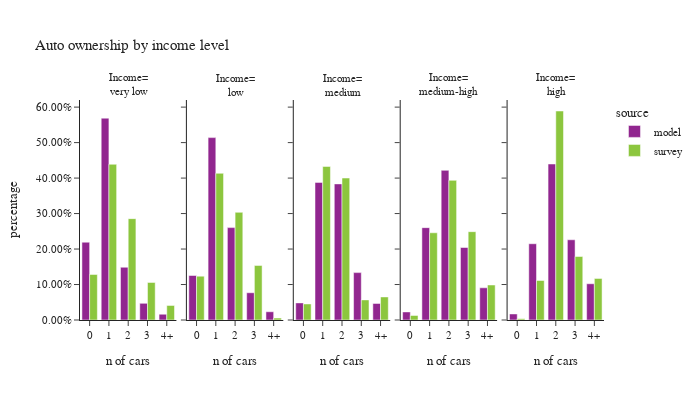

Notebook code cell kept with this figure:
### Code cell
plot_auto(hh,'hhincome_group','income level', 'Income')

### Figure 1 — Plotly figure (JSON) as saved in the notebook; plotly's stock layout.template omitted (floating-point values rounded to 4 significant figures)
{"data": [{"alignmentgroup": "True", "hovertemplate": "source=model<br>hhincome_group=very low<br>auto_ownership_simple=%{x}<br>percentage=%{y}<extra></extra>", "legendgroup": "model", "marker": {"color": "#91268F", "pattern": {"shape": ""}}, "name": "model", "offsetgroup": "model", "orientation": "v", "showlegend": true, "textposition": "auto", "type": "bar", "x": ["0", "1", "2", "3", "4+"], "xaxis": "x", "y": [0.2193, 0.5689, 0.1487, 0.04687, 0.01627], "yaxis": "y"}, {"alignmentgroup": "True", "hovertemplate": "source=model<br>hhincome_group=low<br>auto_ownership_simple=%{x}<br>percentage=%{y}<extra></extra>", "legendgroup": "model", "marker": {"color": "#91268F", "pattern": {"shape": ""}}, "name": "model", "offsetgroup": "model", "orientation": "v", "showlegend": false, "textposition": "auto", "type": "bar", "x": ["0", "1", "2", "3", "4+"], "xaxis": "x2", "y": [0.1254, 0.5141, 0.2604, 0.07684, 0.02328], "yaxis": "y2"}, {"alignmentgroup": "True", "hovertemplate": "source=model<br>hhincome_group=medium<br>auto_ownership_simple=%{x}<br>percentage=%{y}<extra></extra>", "legendgroup": "model", "marker": {"color": "#91268F", "pattern": {"shape": ""}}, "name": "model", "offsetgroup": "model", "orientation": "v", "showlegend": false, "textposition": "auto", "type": "bar", "x": ["0", "1", "2", "3", "4+"], "xaxis": "x3", "y": [0.04825, 0.3879, 0.3836, 0.1335, 0.04671], "yaxis": "y3"}, {"alignmentgroup": "True", "hovertemplate": "source=model<br>hhincome_group=medium-high<br>auto_ownership_simple=%{x}<br>percentage=%{y}<extra></extra>", "legendgroup": "model", "marker": {"color": "#91268F", "pattern": {"shape": ""}}, "name": "model", "offsetgroup": "model", "orientation": "v", "showlegend": false, "textposition": "auto", "type": "bar", "x": ["0", "1", "2", "3", "4+"], "xaxis": "x4", "y": [0.02281, 0.2603, 0.4218, 0.2043, 0.09072], "yaxis": "y4"}, {"alignmentgroup": "True", "hovertemplate": "source=model<br>hhincome_group=high<br>auto_ownership_simple=%{x}<br>percentage=%{y}<extra></extra>", "legendgroup": "model", "marker": {"color": "#91268F", "pattern": {"shape": ""}}, "name": "model", "offsetgroup": "model", "orientation": "v", "showlegend": false, "textposition": "auto", "type": "bar", "x": ["0", "1", "2", "3", "4+"], "xaxis": "x5", "y": [0.01706, 0.2149, 0.4397, 0.2261, 0.1022], "yaxis": "y5"}, {"alignmentgroup": "True", "hovertemplate": "source=survey<br>hhincome_group=very low<br>auto_ownership_simple=%{x}<br>percentage=%{y}<extra></extra>", "legendgroup": "survey", "marker": {"color": "#8CC63E", "pattern": {"shape": ""}}, "name": "survey", "offsetgroup": "survey", "orientation": "v", "showlegend": true, "textposition": "auto", "type": "bar", "x": ["0", "1", "2", "3", "4+"], "xaxis": "x", "y": [0.1283, 0.4389, 0.2857, 0.1059, 0.04113], "yaxis": "y"}, {"alignmentgroup": "True", "hovertemplate": "source=survey<br>hhincome_group=low<br>auto_ownership_simple=%{x}<br>percentage=%{y}<extra></extra>", "legendgroup": "survey", "marker": {"color": "#8CC63E", "pattern": {"shape": ""}}, "name": "survey", "offsetgroup": "survey", "orientation": "v", "showlegend": false, "textposition": "auto", "type": "bar", "x": ["0", "1", "2", "3", "4+"], "xaxis": "x2", "y": [0.1237, 0.4135, 0.3035, 0.1538, 0.005522], "yaxis": "y2"}, {"alignmentgroup": "True", "hovertemplate": "source=survey<br>hhincome_group=medium<br>auto_ownership_simple=%{x}<br>percentage=%{y}<extra></extra>", "legendgroup": "survey", "marker": {"color": "#8CC63E", "pattern": {"shape": ""}}, "name": "survey", "offsetgroup": "survey", "orientation": "v", "showlegend": false, "textposition": "auto", "type": "bar", "x": ["0", "1", "2", "3", "4+"], "xaxis": "x3", "y": [0.04527, 0.4328, 0.4001, 0.05672, 0.06508], "yaxis": "y3"}, {"alignmentgroup": "True", "hovertemplate": "source=survey<br>hhincome_group=medium-high<br>auto_ownership_simple=%{x}<br>percentage=%{y}<extra></extra>", "legendgroup": "survey", "marker": {"color": "#8CC63E", "pattern": {"shape": ""}}, "name": "survey", "offsetgroup": "survey", "orientation": "v", "showlegend": false, "textposition": "auto", "type": "bar", "x": ["0", "1", "2", "3", "4+"], "xaxis": "x4", "y": [0.01285, 0.2458, 0.3937, 0.249, 0.09868], "yaxis": "y4"}, {"alignmentgroup": "True", "hovertemplate": "source=survey<br>hhincome_group=high<br>auto_ownership_simple=%{x}<br>percentage=%{y}<extra></extra>", "legendgroup": "survey", "marker": {"color": "#8CC63E", "pattern": {"shape": ""}}, "name": "survey", "offsetgroup": "survey", "orientation": "v", "showlegend": false, "textposition": "auto", "type": "bar", "x": ["0", "1", "2", "3", "4+"], "xaxis": "x5", "y": [0.003304, 0.1114, 0.5891, 0.179, 0.1172], "yaxis": "y5"}], "layout": {"annotations": [{"font": {}, "showarrow": false, "text": "Income=<br>very low", "x": 0.092, "xanchor": "center", "xref": "paper", "y": 1.0, "yanchor": "bottom", "yref": "paper"}, {"font": {}, "showarrow": false, "text": "Income=<br>low", "x": 0.296, "xanchor": "center", "xref": "paper", "y": 1.0, "yanchor": "bottom", "yref": "paper"}, {"font": {}, "showarrow": false, "text": "Income=<br>medium", "x": 0.5, "xanchor": "center", "xref": "paper", "y": 1.0, "yanchor": "bottom", "yref": "paper"}, {"font": {}, "showarrow": false, "text": "Income=<br>medium-high", "x": 0.704, "xanchor": "center", "xref": "paper", "y": 1.0, "yanchor": "bottom", "yref": "paper"}, {"font": {}, "showarrow": false, "text": "Income=<br>high", "x": 0.908, "xanchor": "center", "xref": "paper", "y": 1.0, "yanchor": "bottom", "yref": "paper"}], "barmode": "group", "font": {"size": 11}, "height": 400, "legend": {"title": {"text": "source"}, "tracegroupgap": 0}, "title": {"text": "Auto ownership by income level"}, "width": 700, "xaxis": {"anchor": "y", "domain": [0.0, 0.184], "title": {"text": "n of cars"}}, "xaxis2": {"anchor": "y2", "domain": [0.204, 0.388], "matches": "x", "title": {"text": "n of cars"}}, "xaxis3": {"anchor": "y3", "domain": [0.408, 0.592], "matches": "x", "title": {"text": "n of cars"}}, "xaxis4": {"anchor": "y4", "domain": [0.612, 0.796], "matches": "x", "title": {"text": "n of cars"}}, "xaxis5": {"anchor": "y5", "domain": [0.816, 1.0], "matches": "x", "title": {"text": "n of cars"}}, "yaxis": {"anchor": "x", "domain": [0.0, 1.0], "tickformat": ".2%", "title": {"text": "percentage"}}, "yaxis2": {"anchor": "x2", "domain": [0.0, 1.0], "matches": "y", "showticklabels": false}, "yaxis3": {"anchor": "x3", "domain": [0.0, 1.0], "matches": "y", "showticklabels": false}, "yaxis4": {"anchor": "x4", "domain": [0.0, 1.0], "matches": "y", "showticklabels": false}, "yaxis5": {"anchor": "x5", "domain": [0.0, 1.0], "matches": "y", "showticklabels": false}}}
